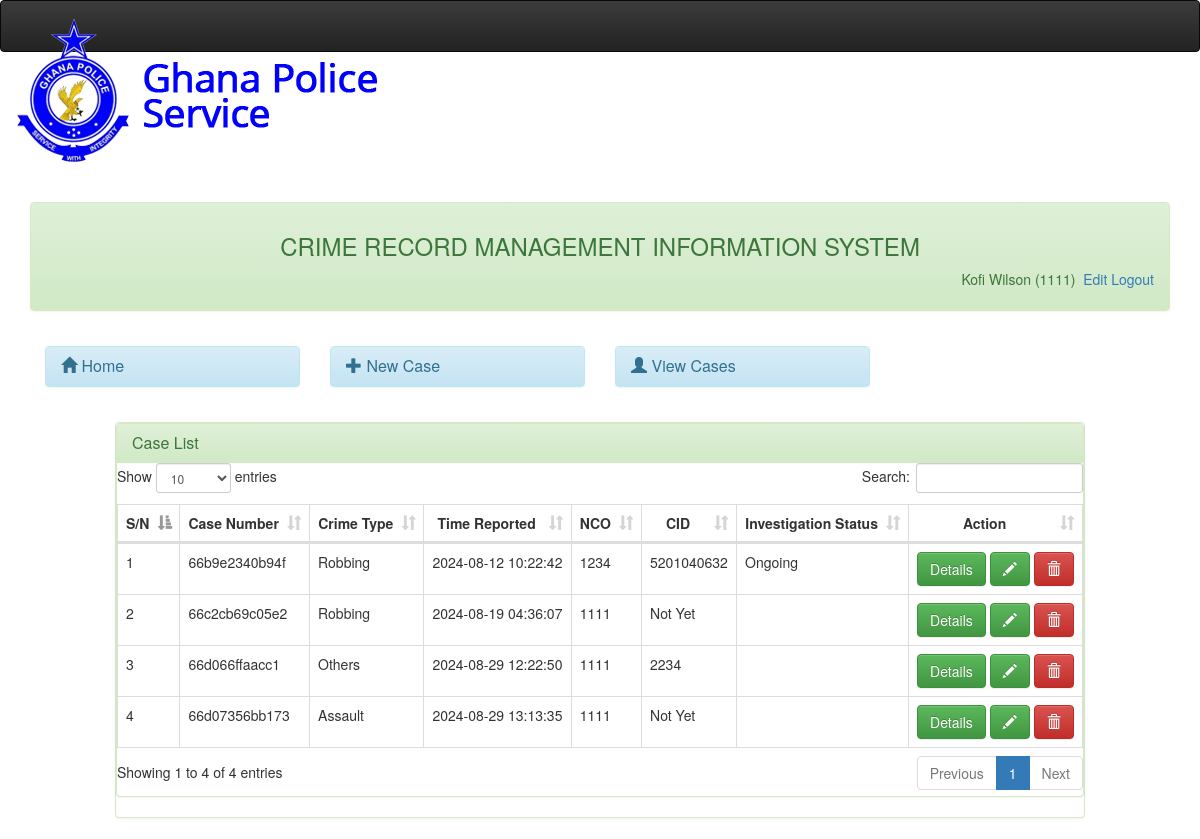
The app's page /officer/caseview.php (signed in) with its own data.
### tables this page shows
CREATE TABLE `userlogin` (
  `id` int(11) NOT NULL,
  `staffid` varchar(20) NOT NULL,
  `status` varchar(50) NOT NULL,
  `password` varchar(50) NOT NULL,
  `surname` varchar(50) NOT NULL,
  `othernames` varchar(50) NOT NULL
);

CREATE TABLE `case_table` (
  `case_id` varchar(20) NOT NULL,
  `statement` varchar(200) NOT NULL,
  `caseid` int(11) NOT NULL,
  `date_added` datetime DEFAULT NULL,
  `staffid` varchar(30) NOT NULL,
  `case_type` varchar(50) NOT NULL,
  `status` varchar(50) NOT NULL,
  `cid` varchar(20) NOT NULL DEFAULT 'Not Yet',
  `complete_date` date NOT NULL,
  `diaryofaction` varchar(200) NOT NULL,
  `audio_data` longblob DEFAULT NULL,
  `audio_type` varchar(255) DEFAULT NULL,
  `audio_name` varchar(255) DEFAULT NULL
);

### officer/session.php (called while the page is built, shortened)
<?php
$session_id=$_SESSION['staffid'];
?>

### officer/caseview.php (the view, shortened to what this page needs)
<?php
include('dbconnect.php');
include('header.php');
 ?>
<br />
<div class="container-fluid">
	<?php include('menubar.php');?>
	<div class="col-md-1"></div>
	<div class="col-md-10">
		<div class="panel panel-success">
			<div class="panel panel-success">
			 	<div class="panel-heading">
			 		<h3 class="panel-title">
			 			Case List
			 		</h3>
			 	</div>
<div id="trans-table">
<table id="myTable-trans" class="table table-bordered table-hover" cellspacing="0" width="100%">
	<thead>
	    <tr>
	        <th>S/N</th>
	         <th>Case Number</th>
	        <th ><center>Crime Type</center></th>
	        <th><center>Time Reported</center></th>
	        <th><center>NCO</center></th>
	        <th><center>CID</center></th>
	        <th><center>Investigation Status</center></th>
	        <th><center>Action</center></th>
	    </tr>
	</thead>
    <tbody>
    	<?php
		$sn=0;
		$query=mysqli_query($dbcon,"select * from case_table");
		while($row = mysqli_fetch_array($query)){
		$id = $row['case_id'];
		$sn++;
		?>
		<tr>
        <td><?php echo $sn;?></td>
        <td><?php echo $row['case_id'];?></td>
		<td><?php echo $row['case_type'];?></td>
		<td><?php echo $row['date_added']; ?></td>
		<td><?php echo $row['staffid']; ?></td>
		<td><?php echo $row['cid']; ?></td>
		<td><?php echo $row['status']; ?></td>
		<td class="empty" width="">
			<a data-placement="left" title="Click to view" id="view<?php echo $id;?>" href="casedetails.php<?php echo '?id='.$id; ?>&status=<?php echo $row['status'] ?>" class="btn btn-success">Details<i class="icon-pencil icon-large"></i></a>
		<button type="button" data-toggle="modal" data-target="#<?php echo $row['case_id'];?>" data-placement="left" title="Click to edit"   class="btn btn-success"><span class="glyphicon glyphicon-pencil" aria-hidden="true"></span></button>
		<button type="button" data-toggle="modal" data-target="#delete<?php echo $row['case_id'];?>" data-placement="left"  class="btn btn-danger"><span class="glyphicon glyphicon-trash" aria-hidden="true"></span></button>
		</td>
		</tr>
	<?php } ?>
    </tbody>
</table>
</div>
</div>
	</div>
</div>
</body>
</html>

### officer/header.php (shortened to what this page needs)
 <!DOCTYPE html>
<html lang="">
  <head>
    <link rel="stylesheet" type="text/css" href="assets/css/bootstrap.min.css">
    <link rel="stylesheet" type="text/css" href="assets/css/bootstrap-theme.min.css">
    <link href="assets/css/simple-sidebar.css" rel="stylesheet">
    <link href="assets/css/dataTables.bootstrap.min.css" rel="stylesheet">
  </head>
<body>
<nav class="navbar navbar-inverse" style="background-color:darkslateblue;color: white; margin-bottom: 130px;">
  <div class="container-fluid">
    <a class="navbar-brand" href="#"> <img  src="img/logo.png" class="rounded"></a>
  </div>
</nav>

### officer/menubar.php
<div class="col-md-12">
	<div class="panel panel-success">
		<div class="panel-heading" style="padding-bottom: 40px;">
			<center><h3>CRIME RECORD MANAGEMENT INFORMATION SYSTEM</h3></center>
					<?php
					include('session.php');
					include('dbconnect.php');
					$query= mysqli_query($dbcon,"select * from userlogin where staffid = '$session_id'")or die(mysql_error());
					$row = mysqli_fetch_array($query);
					?>
                           <span class="pull-right">
                              <?php echo $row['surname']." ". $row['othernames']." (" .$row['staffid'].")";  ?>
                                 <a href="profile.php"><i class="icon-signout icon-large"></i>&nbsp;Edit</a><a href="logout.php"><i class="icon-signout icon-large"></i>&nbsp;Logout</a>
                                 </span>
                   </div>
		</div>
		<div class="panel-body">
			<div class="row">
				<div class="col-md-3">
					<div class="panel panel-info">
						<div class="panel-heading">
							<h3 class="panel-title"> <a href="index.php">
								<span class="glyphicon glyphicon-home" aria-hidden="true"></span> Home</a>
						</div>
					</div>
				</div>
				<div class="col-md-3">
					<div class="panel panel-info">
						<div class="panel-heading">
							<h3 class="panel-title"> <a href="addcompl.php">
								<span class="glyphicon glyphicon-plus" aria-hidden="true"></span>
							New Case</a>
							</h3>
						</div>
					</div>
				</div>
				<div class="col-md-3">
					<div class="panel panel-info">
						<div class="panel-heading">
							<h3 class="panel-title"> <a href="caseview.php">
								<span class="glyphicon glyphicon-user" aria-hidden="true"></span> View Cases</a>
						</div>
					</div>
				</div>
			</div>
		</div>
	</div>
</div>

### officer/assets/css/simple-sidebar.css (style rules this page uses)
body { overflow-x: hidden; }

### records on screen
userlogin: surname "Kofi", othernames "Wilson", staffid "1111"
case_table: case "66b9e2340b94f", case_type "Robbing", date_added "2024-08-12 10:22:42", staffid "1234", cid "5201040632", status "Ongoing"
case_table: case "66c2cb69c05e2", case_type "Robbing", date_added "2024-08-19 04:36:07", staffid "1111", cid "Not Yet"
case_table: case "66d066ffaacc1", case_type "Others", date_added "2024-08-29 12:22:50", staffid "1111", cid "2234"
case_table: case "66d07356bb173", case_type "Assault", date_added "2024-08-29 13:13:35", staffid "1111", cid "Not Yet"
